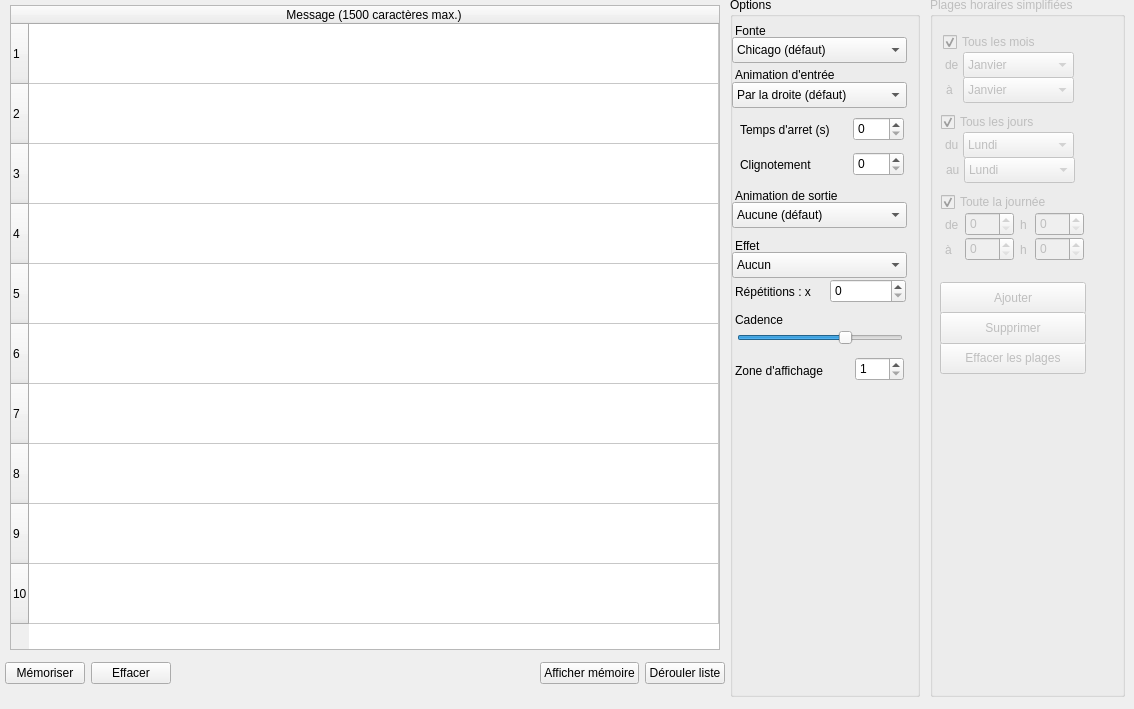
    <widget class="QWidget" name="journalTab">
     <attribute name="title">
      <string>Journal</string>
     </attribute>
     <widget class="QGroupBox" name="groupOptions">
      <property name="geometry">
       <rect>
        <x>730</x>
        <y>-3</y>
        <width>190</width>
        <height>700</height>
       </rect>
      </property>
      <property name="title">
       <string>Options</string>
      </property>
      <widget class="QSlider" name="animSpeed">
       <property name="geometry">
        <rect>
         <x>7</x>
         <y>330</y>
         <width>166</width>
         <height>22</height>
        </rect>
       </property>
       <property name="maximum">
        <number>9</number>
       </property>
       <property name="value">
        <number>6</number>
       </property>
       <property name="orientation">
        <enum>Qt::Horizontal</enum>
       </property>
      </widget>
      <widget class="QComboBox" name="inAnim">
       <property name="geometry">
        <rect>
         <x>2</x>
         <y>85</y>
         <width>175</width>
         <height>26</height>
        </rect>
       </property>
       <item>
        <property name="text">
         <string>Par la droite (défaut)</string>
        </property>
       </item>
       <item>
        <property name="text">
         <string>Par la gauche</string>
        </property>
       </item>
       <item>
        <property name="text">
         <string>Par le haut</string>
        </property>
       </item>
       <item>
        <property name="text">
         <string>Par le bas</string>
        </property>
       </item>
       <item>
        <property name="text">
         <string>Par le centre</string>
        </property>
       </item>
       <item>
        <property name="text">
         <string>Par les extrémités</string>
        </property>
       </item>
       <item>
        <property name="text">
         <string>En rideau</string>
        </property>
       </item>
       <item>
        <property name="text">
         <string>Immédiat</string>
        </property>
       </item>
      </widget>
      <widget class="QComboBox" name="outAnim">
       <property name="geometry">
        <rect>
         <x>2</x>
         <y>205</y>
         <width>175</width>
         <height>26</height>
        </rect>
       </property>
       <property name="currentIndex">
        <number>0</number>
       </property>
       <item>
        <property name="text">
         <string>Aucune (défaut)</string>
        </property>
       </item>
       <item>
        <property name="text">
         <string>Par la droite</string>
        </property>
       </item>
       <item>
        <property name="text">
         <string>Par la gauche</string>
        </property>
       </item>
       <item>
        <property name="text">
         <string>Par le haut</string>
        </property>
       </item>
       <item>
        <property name="text">
         <string>Par le bas</string>
        </property>
       </item>
       <item>
        <property name="text">
         <string>Par le centre</string>
        </property>
       </item>
       <item>
        <property name="text">
         <string>Par les extrémités</string>
        </property>
       </item>
       <item>
        <property name="text">
         <string>En rideau</string>
        </property>
       </item>
       <item>
        <property name="text">
         <string>Immédiat</string>
        </property>
       </item>
      </widget>
      <widget class="QLabel" name="label_6">
       <property name="geometry">
        <rect>
         <x>5</x>
         <y>70</y>
         <width>169</width>
         <height>16</height>
        </rect>
       </property>
       <property name="text">
        <string>Animation d'entrée</string>
       </property>
      </widget>
      <widget class="QComboBox" name="font">
       <property name="geometry">
        <rect>
         <x>2</x>
         <y>40</y>
         <width>175</width>
         <height>26</height>
        </rect>
       </property>
       <item>
        <property name="text">
         <string>Chicago (défaut)</string>
        </property>
       </item>
       <item>
        <property name="text">
         <string>Carré</string>
        </property>
       </item>
       <item>
        <property name="text">
         <string>Nord</string>
        </property>
       </item>
       <item>
        <property name="text">
         <string>Jeu étroit</string>
        </property>
       </item>
       <item>
        <property name="text">
         <string>Fleur</string>
        </property>
       </item>
       <item>
        <property name="text">
         <string>Chicago (négatif)</string>
        </property>
       </item>
       <item>
        <property name="text">
         <string>Broadway</string>
        </property>
       </item>
       <item>
        <property name="text">
         <string>Chicago 3</string>
        </property>
       </item>
       <item>
        <property name="text">
         <string>Chicago 4</string>
        </property>
       </item>
       <item>
        <property name="text">
         <string>Chicago (minuscules)</string>
        </property>
       </item>
      </widget>
      <widget class="QLabel" name="label_7">
       <property name="geometry">
        <rect>
         <x>5</x>
         <y>190</y>
         <width>169</width>
         <height>17</height>
        </rect>
       </property>
       <property name="text">
        <string>Animation de sortie</string>
       </property>
      </widget>
      <widget class="QLabel" name="label_4">
       <property name="geometry">
        <rect>
         <x>5</x>
         <y>25</y>
         <width>169</width>
         <height>17</height>
        </rect>
       </property>
       <property name="text">
        <string>Fonte</string>
       </property>
      </widget>
      <widget class="QLabel" name="label_5">
       <property name="geometry">
        <rect>
         <x>5</x>
         <y>315</y>
         <width>169</width>
         <height>16</height>
        </rect>
       </property>
       <property name="text">
        <string>Cadence</string>
       </property>
      </widget>
      <widget class="QLabel" name="label_8">
       <property name="enabled">
        <bool>true</bool>
       </property>
       <property name="geometry">
        <rect>
         <x>5</x>
         <y>365</y>
         <width>111</width>
         <height>17</height>
        </rect>
       </property>
       <property name="text">
        <string>Zone d'affichage</string>
       </property>
      </widget>
      <widget class="QComboBox" name="effect">
       <property name="enabled">
        <bool>true</bool>
       </property>
       <property name="geometry">
        <rect>
         <x>2</x>
         <y>255</y>
         <width>175</width>
         <height>26</height>
        </rect>
       </property>
       <item>
        <property name="text">
         <string>Aucun</string>
        </property>
       </item>
       <item>
        <property name="text">
         <string>Négatif</string>
        </property>
       </item>
       <item>
        <property name="text">
         <string>Mirroir</string>
        </property>
       </item>
      </widget>
      <widget class="QLabel" name="label_10">
       <property name="enabled">
        <bool>true</bool>
       </property>
       <property name="geometry">
        <rect>
         <x>5</x>
         <y>240</y>
         <width>169</width>
         <height>17</height>
        </rect>
       </property>
       <property name="text">
        <string>Effet</string>
       </property>
      </widget>
      <widget class="QSpinBox" name="stopTime">
       <property name="geometry">
        <rect>
         <x>123</x>
         <y>120</y>
         <width>51</width>
         <height>24</height>
        </rect>
       </property>
      </widget>
      <widget class="QSpinBox" name="blinkTime">
       <property name="enabled">
        <bool>true</bool>
       </property>
       <property name="geometry">
        <rect>
         <x>123</x>
         <y>155</y>
         <width>51</width>
         <height>24</height>
        </rect>
       </property>
      </widget>
      <widget class="QLabel" name="label_11">
       <property name="geometry">
        <rect>
         <x>10</x>
         <y>125</y>
         <width>111</width>
         <height>16</height>
        </rect>
       </property>
       <property name="text">
        <string>Temps d'arret (s)</string>
       </property>
      </widget>
      <widget class="QLabel" name="label_12">
       <property name="enabled">
        <bool>true</bool>
       </property>
       <property name="geometry">
        <rect>
         <x>10</x>
         <y>160</y>
         <width>111</width>
         <height>16</height>
        </rect>
       </property>
       <property name="text">
        <string>Clignotement</string>
       </property>
      </widget>
      <widget class="QSpinBox" name="displayZoneNumber">
       <property name="enabled">
        <bool>true</bool>
       </property>
       <property name="geometry">
        <rect>
         <x>125</x>
         <y>360</y>
         <width>49</width>
         <height>24</height>
        </rect>
       </property>
       <property name="minimum">
        <number>1</number>
       </property>
       <property name="maximum">
        <number>4</number>
       </property>
      </widget>
      <widget class="QLabel" name="label_33">
       <property name="enabled">
        <bool>true</bool>
       </property>
       <property name="geometry">
        <rect>
         <x>5</x>
         <y>287</y>
         <width>96</width>
         <height>16</height>
        </rect>
       </property>
       <property name="text">
        <string>Répétitions : x </string>
       </property>
      </widget>
      <widget class="QSpinBox" name="repeat">
       <property name="enabled">
        <bool>true</bool>
       </property>
       <property name="geometry">
        <rect>
         <x>100</x>
         <y>282</y>
         <width>76</width>
         <height>24</height>
        </rect>
       </property>
      </widget>
     </widget>
     <widget class="QTableWidget" name="msgTable">
      <property name="enabled">
       <bool>true</bool>
      </property>
      <property name="geometry">
       <rect>
        <x>10</x>
        <y>5</y>
        <width>710</width>
        <height>645</height>
       </rect>
      </property>
      <property name="midLineWidth">
       <number>0</number>
      </property>
      <property name="autoScrollMargin">
       <number>16</number>
      </property>
      <property name="editTriggers">
       <set>QAbstractItemView::DoubleClicked</set>
      </property>
      <property name="showDropIndicator" stdset="0">
       <bool>true</bool>
      </property>
      <property name="dragDropOverwriteMode">
       <bool>false</bool>
      </property>
      <property name="alternatingRowColors">
       <bool>false</bool>
      </property>
      <property name="selectionMode">
       <enum>QAbstractItemView::SingleSelection</enum>
      </property>
      <property name="selectionBehavior">
       <enum>QAbstractItemView::SelectItems</enum>
      </property>
      <property name="showGrid">
       <bool>true</bool>
      </property>
      <property name="wordWrap">
       <bool>true</bool>
      </property>
      <property name="cornerButtonEnabled">
       <bool>true</bool>
      </property>
      <attribute name="horizontalHeaderVisible">
       <bool>true</bool>
      </attribute>
      <attribute name="horizontalHeaderCascadingSectionResizes">
       <bool>false</bool>
      </attribute>
      <attribute name="horizontalHeaderHighlightSections">
       <bool>false</bool>
      </attribute>
      <attribute name="horizontalHeaderShowSortIndicator" stdset="0">
       <bool>false</bool>
      </attribute>
      <attribute name="horizontalHeaderStretchLastSection">
       <bool>true</bool>
      </attribute>
      <attribute name="verticalHeaderVisible">
       <bool>true</bool>
      </attribute>
      <attribute name="verticalHeaderDefaultSectionSize">
       <number>60</number>
      </attribute>
      <attribute name="verticalHeaderHighlightSections">
       <bool>false</bool>
      </attribute>
      <attribute name="verticalHeaderMinimumSectionSize">
       <number>20</number>
      </attribute>
      <attribute name="verticalHeaderShowSortIndicator" stdset="0">
       <bool>false</bool>
      </attribute>
      <attribute name="verticalHeaderStretchLastSection">
       <bool>false</bool>
      </attribute>
      <row>
       <property name="text">
        <string>1</string>
       </property>
      </row>
      <row>
       <property name="text">
        <string>2</string>
       </property>
      </row>
      <row>
       <property name="text">
        <string>3</string>
       </property>
      </row>
      <row>
       <property name="text">
        <string>4</string>
       </property>
      </row>
      <row>
       <property name="text">
        <string>5</string>
       </property>
      </row>
      <row>
       <property name="text">
        <string>6</string>
       </property>
      </row>
      <row>
       <property name="text">
        <string>7</string>
       </property>
      </row>
      <row>
       <property name="text">
        <string>8</string>
       </property>
      </row>
      <row>
       <property name="text">
        <string>9</string>
       </property>
      </row>
      <row>
       <property name="text">
        <string>10</string>
       </property>
      </row>
      <column>
       <property name="text">
        <string>Message (1500 caractères max.)</string>
       </property>
      </column>
      <item row="0" column="0">
       <property name="text">
        <string/>
       </property>
      </item>
     </widget>
     <widget class="QGroupBox" name="groupPlanning">
      <property name="enabled">
       <bool>false</bool>
      </property>
      <property name="geometry">
       <rect>
        <x>930</x>
        <y>-3</y>
        <width>195</width>
        <height>700</height>
       </rect>
      </property>
      <property name="title">
       <string>Plages horaires simplifiées</string>
      </property>
      <widget class="QSpinBox" name="fromMTime">
       <property name="enabled">
        <bool>false</bool>
       </property>
       <property name="geometry">
        <rect>
         <x>105</x>
         <y>215</y>
         <width>49</width>
         <height>24</height>
        </rect>
       </property>
       <property name="maximum">
        <number>59</number>
       </property>
      </widget>
      <widget class="QSpinBox" name="fromHTime">
       <property name="enabled">
        <bool>false</bool>
       </property>
       <property name="geometry">
        <rect>
         <x>35</x>
         <y>215</y>
         <width>49</width>
         <height>24</height>
        </rect>
       </property>
       <property name="maximum">
        <number>24</number>
       </property>
      </widget>
      <widget class="QSpinBox" name="toMTime">
       <property name="enabled">
        <bool>false</bool>
       </property>
       <property name="geometry">
        <rect>
         <x>105</x>
         <y>240</y>
         <width>49</width>
         <height>24</height>
        </rect>
       </property>
       <property name="maximum">
        <number>59</number>
       </property>
      </widget>
      <widget class="QCheckBox" name="timeSchedule">
       <property name="geometry">
        <rect>
         <x>11</x>
         <y>195</y>
         <width>131</width>
         <height>20</height>
        </rect>
       </property>
       <property name="text">
        <string>Toute la journée</string>
       </property>
       <property name="checked">
        <bool>true</bool>
       </property>
      </widget>
      <widget class="QLabel" name="label_26">
       <property name="geometry">
        <rect>
         <x>90</x>
         <y>220</y>
         <width>25</width>
         <height>16</height>
        </rect>
       </property>
       <property name="text">
        <string>h</string>
       </property>
      </widget>
      <widget class="QLabel" name="label_27">
       <property name="geometry">
        <rect>
         <x>15</x>
         <y>220</y>
         <width>25</width>
         <height>16</height>
        </rect>
       </property>
       <property name="text">
        <string>de</string>
       </property>
      </widget>
      <widget class="QLabel" name="label_29">
       <property name="geometry">
        <rect>
         <x>90</x>
         <y>245</y>
         <width>25</width>
         <height>16</height>
        </rect>
       </property>
       <property name="text">
        <string>h</string>
       </property>
      </widget>
      <widget class="QSpinBox" name="toHTime">
       <property name="enabled">
        <bool>false</bool>
       </property>
       <property name="geometry">
        <rect>
         <x>35</x>
         <y>240</y>
         <width>49</width>
         <height>24</height>
        </rect>
       </property>
       <property name="maximum">
        <number>24</number>
       </property>
      </widget>
      <widget class="QLabel" name="label_30">
       <property name="geometry">
        <rect>
         <x>15</x>
         <y>245</y>
         <width>25</width>
         <height>16</height>
        </rect>
       </property>
       <property name="text">
        <string>à</string>
       </property>
      </widget>
      <widget class="QCheckBox" name="daySchedule">
       <property name="geometry">
        <rect>
         <x>11</x>
         <y>115</y>
         <width>116</width>
         <height>20</height>
        </rect>
       </property>
       <property name="text">
        <string>Tous les jours</string>
       </property>
       <property name="checked">
        <bool>true</bool>
       </property>
      </widget>
      <widget class="QComboBox" name="fromDay">
       <property name="enabled">
        <bool>false</bool>
       </property>
       <property name="geometry">
        <rect>
         <x>33</x>
         <y>135</y>
         <width>111</width>
         <height>26</height>
        </rect>
       </property>
       <item>
        <property name="text">
         <string>Lundi</string>
        </property>
       </item>
       <item>
        <property name="text">
         <string>Mardi</string>
        </property>
       </item>
       <item>
        <property name="text">
         <string>Mercredi</string>
        </property>
       </item>
       <item>
        <property name="text">
         <string>Jeudi</string>
        </property>
       </item>
       <item>
        <property name="text">
         <string>Vendredi</string>
        </property>
       </item>
       <item>
        <property name="text">
         <string>Samedi</string>
        </property>
       </item>
       <item>
        <property name="text">
         <string>Dimanche</string>
        </property>
       </item>
      </widget>
      <widget class="QLabel" name="label_17">
       <property name="geometry">
        <rect>
         <x>16</x>
         <y>165</y>
         <width>21</width>
         <height>16</height>
        </rect>
       </property>
       <property name="text">
        <string>au</string>
       </property>
      </widget>
      <widget class="QComboBox" name="toDay">
       <property name="enabled">
        <bool>false</bool>
       </property>
       <property name="geometry">
        <rect>
         <x>34</x>
         <y>160</y>
         <width>111</width>
         <height>26</height>
        </rect>
       </property>
       <item>
        <property name="text">
         <string>Lundi</string>
        </property>
       </item>
       <item>
        <property name="text">
         <string>Mardi</string>
        </property>
       </item>
       <item>
        <property name="text">
         <string>Mercredi</string>
        </property>
       </item>
       <item>
        <property name="text">
         <string>Jeudi</string>
        </property>
       </item>
       <item>
        <property name="text">
         <string>Vendredi</string>
        </property>
       </item>
       <item>
        <property name="text">
         <string>Samedi</string>
        </property>
       </item>
       <item>
        <property name="text">
         <string>Dimanche</string>
        </property>
       </item>
      </widget>
      <widget class="QLabel" name="label_16">
       <property name="geometry">
        <rect>
         <x>15</x>
         <y>140</y>
         <width>25</width>
         <height>16</height>
        </rect>
       </property>
       <property name="text">
        <string>du</string>
       </property>
      </widget>
      <widget class="QLabel" name="label">
       <property name="geometry">
        <rect>
         <x>15</x>
         <y>60</y>
         <width>25</width>
         <height>16</height>
        </rect>
       </property>
       <property name="text">
        <string>de</string>
       </property>
      </widget>
      <widget class="QComboBox" name="fromMonth">
       <property name="enabled">
        <bool>false</bool>
       </property>
       <property name="geometry">
        <rect>
         <x>33</x>
         <y>55</y>
         <width>111</width>
         <height>26</height>
        </rect>
       </property>
       <item>
        <property name="text">
         <string>Janvier</string>
        </property>
       </item>
       <item>
        <property name="text">
         <string>Février</string>
        </property>
       </item>
       <item>
        <property name="text">
         <string>Mars</string>
        </property>
       </item>
       <item>
        <property name="text">
         <string>Avril</string>
        </property>
       </item>
       <item>
        <property name="text">
         <string>Mai</string>
        </property>
       </item>
       <item>
        <property name="text">
         <string>Juin</string>
        </property>
       </item>
       <item>
        <property name="text">
         <string>Juillet</string>
        </property>
       </item>
       <item>
        <property name="text">
         <string>Août</string>
        </property>
       </item>
       <item>
        <property name="text">
         <string>Septembre</string>
        </property>
       </item>
       <item>
        <property name="text">
         <string>Octobre</string>
        </property>
       </item>
       <item>
        <property name="text">
         <string>Novembre</string>
        </property>
       </item>
       <item>
        <property name="text">
         <string>Décembre</string>
        </property>
       </item>
      </widget>
      <widget class="QComboBox" name="toMonth">
       <property name="enabled">
        <bool>false</bool>
       </property>
       <property name="geometry">
        <rect>
         <x>33</x>
         <y>80</y>
         <width>111</width>
         <height>26</height>
        </rect>
       </property>
       <item>
        <property name="text">
         <string>Janvier</string>
        </property>
       </item>
       <item>
        <property name="text">
         <string>Février</string>
        </property>
       </item>
       <item>
        <property name="text">
         <string>Mars</string>
        </property>
       </item>
       <item>
        <property name="text">
         <string>Avril</string>
        </property>
       </item>
       <item>
        <property name="text">
         <string>Mai</string>
        </property>
       </item>
       <item>
        <property name="text">
         <string>Juin</string>
        </property>
       </item>
       <item>
        <property name="text">
         <string>Juillet</string>
        </property>
       </item>
       <item>
        <property name="text">
         <string>Août</string>
        </property>
       </item>
       <item>
        <property name="text">
         <string>Septembre</string>
        </property>
       </item>
       <item>
        <property name="text">
         <string>Octobre</string>
        </property>
       </item>
       <item>
        <property name="text">
         <string>Novembre</string>
        </property>
       </item>
       <item>
        <property name="text">
         <string>Décembre</string>
        </property>
       </item>
      </widget>
      <widget class="QLabel" name="label_2">
       <property name="geometry">
        <rect>
         <x>16</x>
         <y>85</y>
         <width>21</width>
         <height>16</height>
        </rect>
       </property>
       <property name="text">
        <string>à</string>
       </property>
      </widget>
      <widget class="QCheckBox" name="monthSchedule">
       <property name="geometry">
        <rect>
         <x>13</x>
         <y>35</y>
         <width>116</width>
         <height>20</height>
        </rect>
       </property>
       <property name="text">
        <string>Tous les mois</string>
       </property>
       <property name="checked">
        <bool>true</bool>
       </property>
      </widget>
      <widget class="QPushButton" name="clearSchedule">
       <property name="geometry">
        <rect>
         <x>10</x>
         <y>345</y>
         <width>146</width>
         <height>32</height>
        </rect>
       </property>
       <property name="text">
        <string>Effacer les plages</string>
       </property>
      </widget>
      <widget class="QPushButton" name="addSchedule">
       <property name="geometry">
        <rect>
         <x>10</x>
         <y>285</y>
         <width>146</width>
         <height>32</height>
        </rect>
       </property>
       <property name="text">
        <string>Ajouter</string>
       </property>
      </widget>
      <widget class="QPushButton" name="delSchedule">
       <property name="geometry">
        <rect>
         <x>10</x>
         <y>315</y>
         <width>146</width>
         <height>32</height>
        </rect>
       </property>
       <property name="text">
        <string>Supprimer</string>
       </property>
      </widget>
     </widget>
     <widget class="QWidget" name="layoutWidget">
      <property name="geometry">
       <rect>
        <x>5</x>
        <y>657</y>
        <width>720</width>
        <height>32</height>
       </rect>
      </property>
      <layout class="QHBoxLayout" name="horizontalLayout">
       <item>
        <widget class="QPushButton" name="save">
         <property name="text">
          <string>Mémoriser</string>
         </property>
        </widget>
       </item>
       <item>
        <widget class="QPushButton" name="clrBank">
         <property name="text">
          <string>Effacer</string>
         </property>
        </widget>
       </item>
       <item>
        <spacer name="horizontalSpacer">
         <property name="orientation">
          <enum>Qt::Horizontal</enum>
         </property>
         <property name="sizeHint" stdset="0">
          <size>
           <width>40</width>
           <height>20</height>
          </size>
         </property>
        </spacer>
       </item>
       <item>
        <widget class="QPushButton" name="display">
         <property name="text">
          <string>Afficher mémoire</string>
         </property>
        </widget>
       </item>
       <item>
        <widget class="QPushButton" name="authorizeAll_2">
         <property name="text">
          <string>Dérouler liste</string>
         </property>
        </widget>
       </item>
      </layout>
     </widget>
    </widget>
